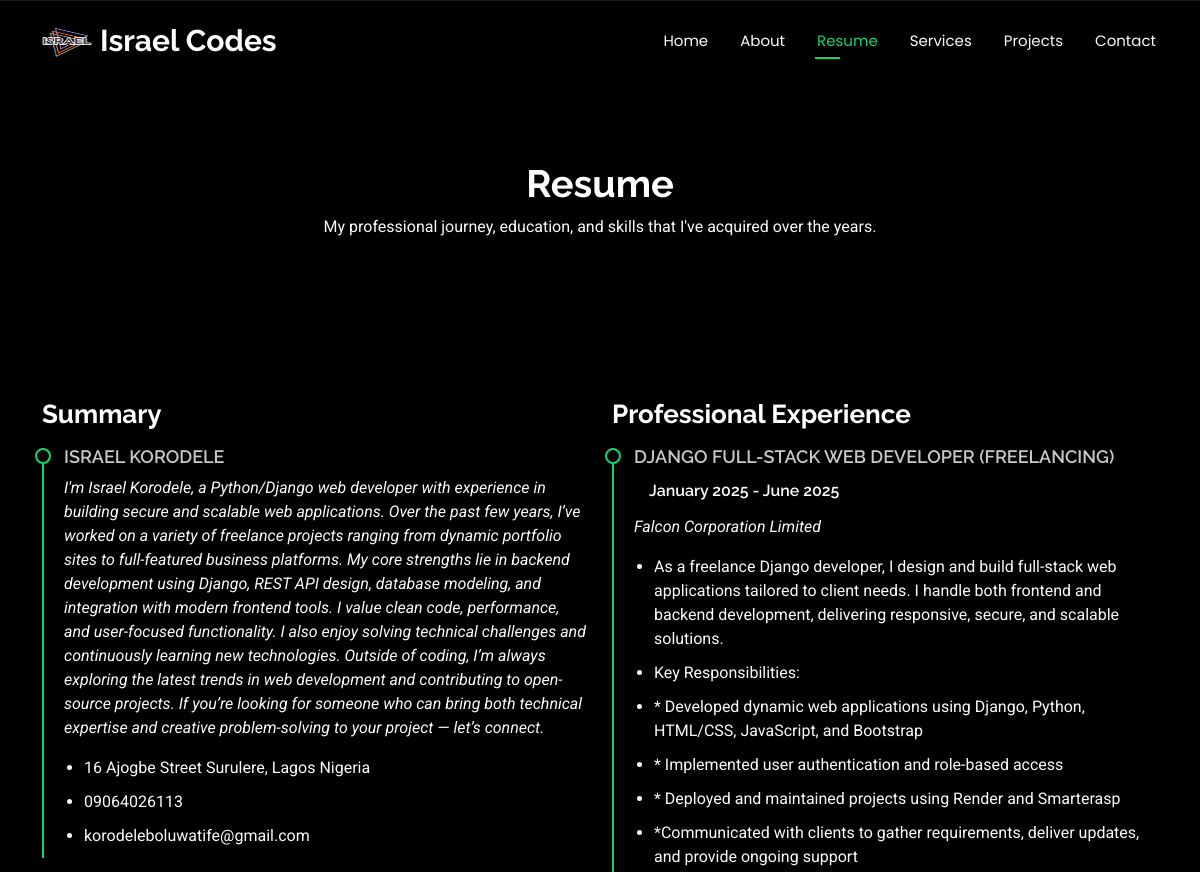
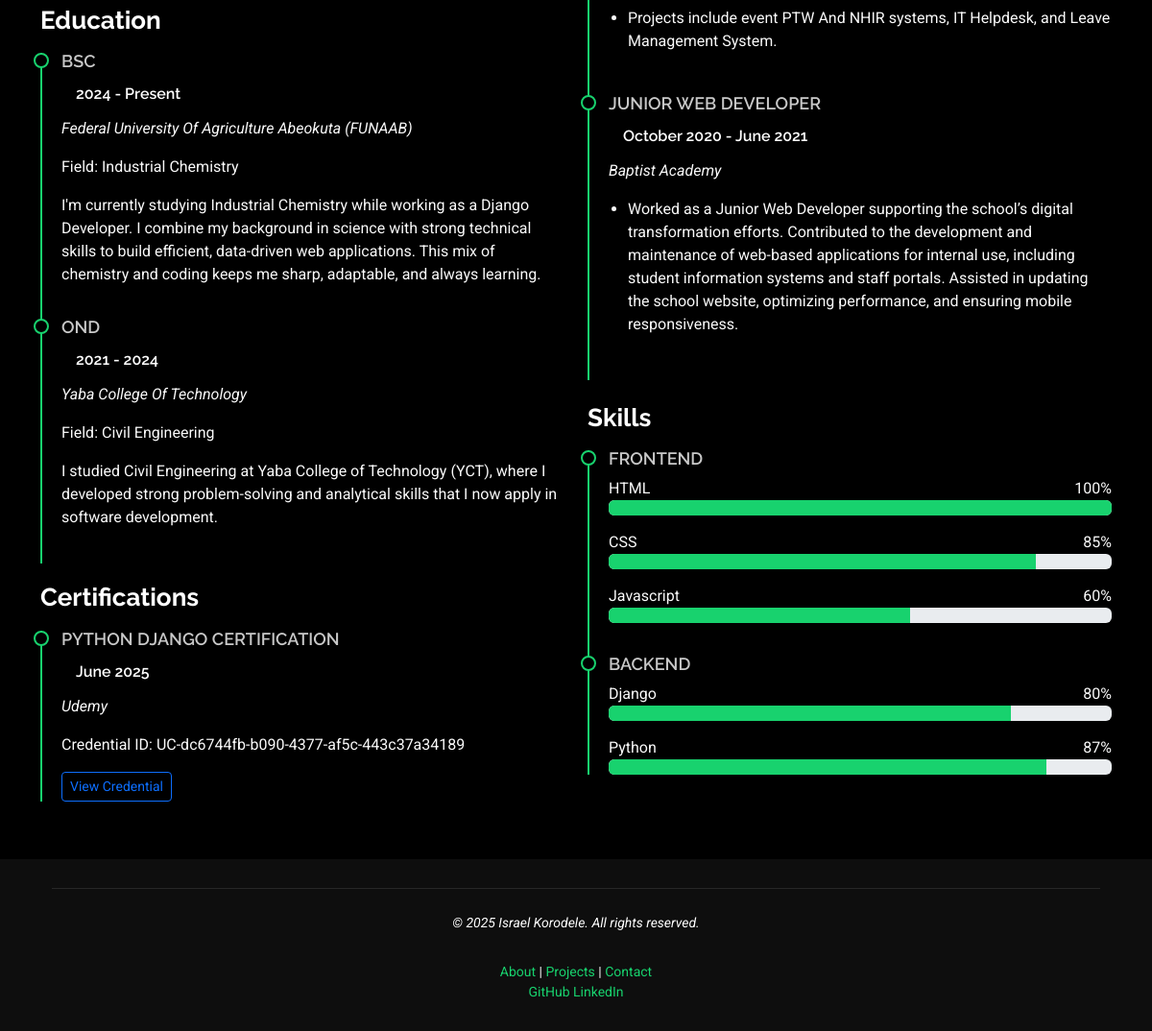
The page /resume/ on the database as committed earlier (2 pictures, top to bottom).
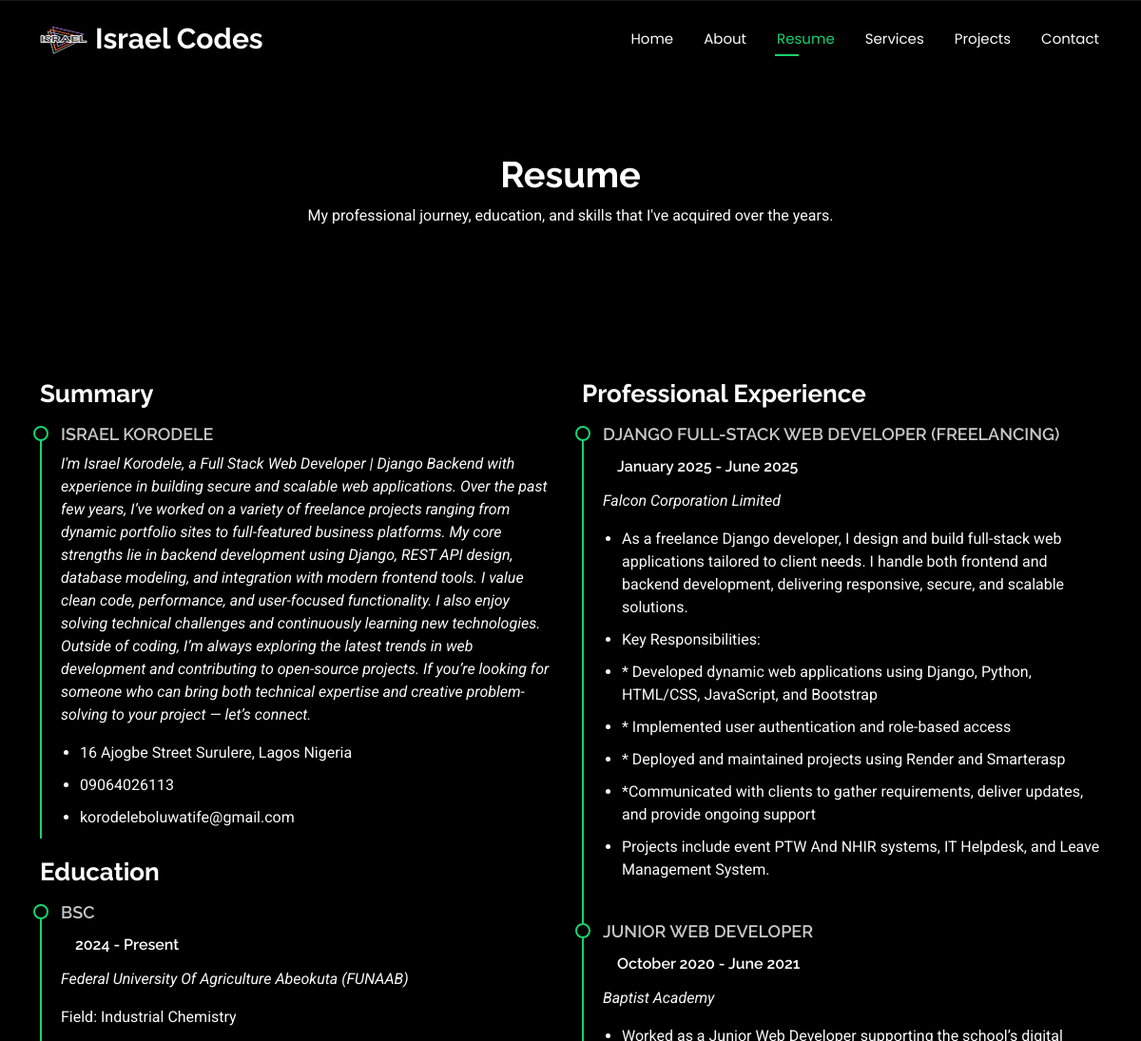
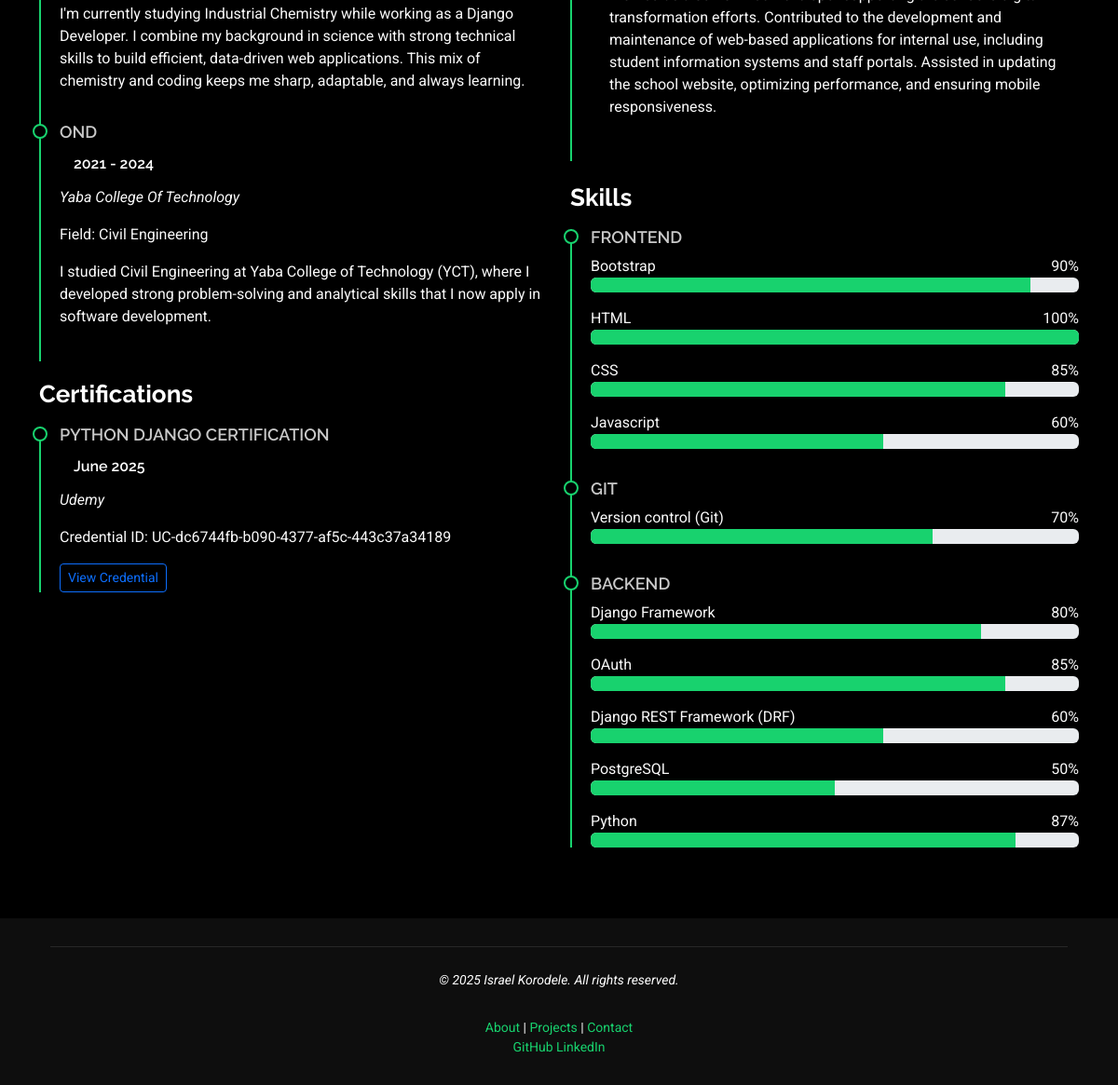
The same page on the database as committed later (2 pictures, top to bottom).
### resume/models.py (models this page shows, shortened)
class SiteConfiguration(models.Model):
    site_name = models.CharField(max_length=100, default="Israel's Portfolio")
    owner_name = models.CharField(max_length=100, default="Israel Korodele")
    bio = models.TextField(blank=True)
    email = models.EmailField()
    phone = models.CharField(max_length=20, blank=True)
    address = models.TextField(blank=True)
    github_url = models.URLField(blank=True)
    linkedin_url = models.URLField(blank=True)
    twitter_url = models.URLField(blank=True)
    instagram_url = models.URLField(blank=True)
    profile_image = CloudinaryField('image', blank=True, null=True)
    @classmethod
    def load(cls):
        try:
            return cls.objects.get()
        except cls.DoesNotExist:
            return cls()

class Education(models.Model):
    institution = models.CharField(max_length=100)
    degree = models.CharField(max_length=100)
    field_of_study = models.CharField(max_length=100)
    description = models.TextField(blank=True)
    start_date = models.DateField()
    end_date = models.DateField(null=True, blank=True)
    current = models.BooleanField(default=False)
    class Meta:
        ordering = ['-start_date']

class Certificate(models.Model):
    name = models.CharField(max_length=200)
    issuing_organization = models.CharField(max_length=100)
    issue_date = models.DateField()
    expiration_date = models.DateField(null=True, blank=True)
    credential_id = models.CharField(max_length=100, blank=True)
    credential_url = models.URLField(blank=True)
    class Meta:
        ordering = ['-issue_date']

class WorkExperience(models.Model):
    company = models.CharField(max_length=100)
    position = models.CharField(max_length=100)
    description = models.TextField(blank=True)
    start_date = models.DateField()
    end_date = models.DateField(null=True, blank=True)
    current = models.BooleanField(default=False)
    order = models.PositiveIntegerField(default=0)
    class Meta:
        ordering = ['-start_date', 'order']

class SkillCategory(models.Model):
    name = models.CharField(max_length=50)
    order = models.PositiveIntegerField(default=0)
    class Meta:
        verbose_name_plural = "Skill Categories"
        ordering = ['order']

class Skill(models.Model):
    name = models.CharField(max_length=50)
    category = models.ForeignKey(SkillCategory, on_delete=models.SET_NULL, null=True, blank=True)
    proficiency = models.PositiveIntegerField(default=50, help_text="Scale of 1-100")
    order = models.PositiveIntegerField(default=0)
    icon = models.CharField(max_length=50, blank=True, help_text="Font Awesome icon class")
    class Meta:
        ordering = ['order']

### resume/views.py (the view)
# urls.py: path('', include('resume.urls')),
def resume(request):
    context = {
        'config': SiteConfiguration.load(),
        'work_experiences': WorkExperience.objects.all(),
        'educations': Education.objects.all(),
        'certificates': Certificate.objects.all(),
        'skill_categories': SkillCategory.objects.prefetch_related('skill_set').all(),
    }
    return render(request, 'resume.html', context)

### resume/templates/resume.html (shortened to what this page needs)
{% extends 'main.html' %}
{% load static %}
{% block content %}
<main class="main">
    <div class="page-title" data-aos="fade">
      <div class="heading">
        <div class="container">
          <div class="row d-flex justify-content-center text-center">
            <div class="col-lg-8">
              <h1>Resume</h1>
              <p class="mb-0">My professional journey, education, and skills that I've acquired over the years.</p>
            </div>
          </div>
        </div>
      </div>
    </div>
    <section id="resume" class="resume section">
      <div class="container">
        <div class="row">
          <div class="col-lg-6" data-aos="fade-up" data-aos-delay="100">
            <h3 class="resume-title">Summary</h3>
            <div class="resume-item pb-0">
              <h4>{{ config.owner_name }}</h4>
              <p><em>{{ config.bio }}</em></p>
              <ul>
                {% if config.address %}<li>{{ config.address }}</li>{% endif %}
                {% if config.phone %}<li>{{ config.phone }}</li>{% endif %}
                <li>{{ config.email }}</li>
              </ul>
            </div>
            <h3 class="resume-title">Education</h3>
            {% for education in educations %}
            <div class="resume-item">
              <h4>{{ education.degree }}</h4>
              <h5>
                {{ education.start_date|date:"Y" }} -
                {% if education.current %}Present{% else %}{{ education.end_date|date:"Y" }}{% endif %}
              </h5>
              <p><em>{{ education.institution }}</em></p>
              {% if education.field_of_study %}<p>Field: {{ education.field_of_study }}</p>{% endif %}
              {% if education.description %}<p>{{ education.description }}</p>{% endif %}
            </div>
            {% endfor %}
            {% if certificates %}
            <h3 class="resume-title">Certifications</h3>
            {% for cert in certificates %}
            <div class="resume-item">
              <h4>{{ cert.name }}</h4>
              <h5>{{ cert.issue_date|date:"F Y" }}{% if cert.expiration_date %} - {{ cert.expiration_date|date:"F Y" }}{% endif %}</h5>
              <p><em>{{ cert.issuing_organization }}</em></p>
              {% if cert.credential_id %}<p>Credential ID: {{ cert.credential_id }}</p>{% endif %}
              {% if cert.credential_url %}
              <a href="{{ cert.credential_url }}" target="_blank" class="btn btn-sm btn-outline-primary">
                View Credential
              </a>
              {% endif %}
            </div>
            {% endfor %}
            {% endif %}
          </div>
          <div class="col-lg-6" data-aos="fade-up" data-aos-delay="200">
            <h3 class="resume-title">Professional Experience</h3>
            {% for experience in work_experiences %}
            <div class="resume-item">
              <h4>{{ experience.position }}</h4>
              <h5>
                {{ experience.start_date|date:"F Y" }} -
                {% if experience.current %}Present{% else %}{{ experience.end_date|date:"F Y" }}{% endif %}
              </h5>
              <p><em>{{ experience.company }}</em></p>
              {% if experience.description %}
              <ul>
                {% for item in experience.description.splitlines %}
                  {% if item.strip %}
                  <li>{{ item.strip }}</li>
                  {% endif %}
                {% endfor %}
              </ul>
              {% endif %}
            </div>
            {% endfor %}
            <h3 class="resume-title mt-4">Skills</h3>
            {% for category in skill_categories %}
            <div class="resume-item">
              <h4>{{ category.name }}</h4>
              <div class="skills-container">
                {% for skill in category.skill_set.all %}
                <div class="skill-item mb-3">
                  <div class="d-flex justify-content-between">
                    <span>{{ skill.name }}</span>
                    <span>{{ skill.proficiency }}%</span>
                  </div>
                  <div class="progress">
                    <div class="progress-bar" role="progressbar" style="width: {{ skill.proficiency }}%; background-color: #18d26e;"
                         aria-valuenow="{{ skill.proficiency }}" aria-valuemin="0" aria-valuemax="100"></div>
                  </div>
                </div>
                {% endfor %}
              </div>
            </div>
            {% endfor %}
          </div>
        </div>
      </div>
    </section>
</main>
{% endblock %}

### resume/templates/main.html (shortened to what this page needs)
{% load static %}
<!DOCTYPE html>
<html lang="en">
<head>
  <link href="{% static 'assets/vendor/bootstrap/css/bootstrap.min.css' %}" rel="stylesheet">
  <link href="{% static 'assets/vendor/bootstrap-icons/bootstrap-icons.css' %}" rel="stylesheet">
  <link href="{% static 'assets/vendor/aos/aos.css' %}" rel="stylesheet">
  <link href="{% static 'assets/vendor/swiper/swiper-bundle.min.css' %}" rel="stylesheet">
  <link href="{% static 'assets/vendor/glightbox/css/glightbox.min.css' %}" rel="stylesheet">
  <link href="{% static 'assets/css/main.css' %}" rel="stylesheet">
</head>
<body class="index-page">
  <header id="header" class="header d-flex align-items-center fixed-top">
    <div class="container-fluid container-xl position-relative d-flex align-items-center justify-content-between">
      <a href="{% url 'home' %}" class="logo d-flex align-items-center">
        <img src="{% static 'assets/img/favicon.png' %}" alt="" style="width: 50px;">
        <h1 class="sitename">Israel Codes</h1>
      </a>
      <nav id="navmenu" class="navmenu">
        <ul>
          <li><a href="{% url 'home' %}" class="{% if request.resolver_match.url_name == 'home' %}active{% endif %}">Home</a></li>
          <li><a href="{% url 'about' %}" class="{% if request.resolver_match.url_name == 'about' %}active{% endif %}">About</a></li>
          <li><a href="{% url 'resume' %}" class="{% if request.resolver_match.url_name == 'resume' %}active{% endif %}">Resume</a></li>
          <li><a href="{% url 'services' %}" class="{% if request.resolver_match.url_name == 'services' %}active{% endif %}">Services</a></li>
          <li><a href="{% url 'projects' %}" class="{% if request.resolver_match.url_name == 'projects' %}active{% endif %}">Projects</a></li>
          <li><a href="{% url 'contact' %}" class="{% if request.resolver_match.url_name == 'contact' %}active{% endif %}">Contact</a></li>
        </ul>
      </nav>
    </div>
  </header>
  {% block content%}
    {% endblock %}
  <footer id="footer" class="footer dark-background">
    <div class="container">
      <div class="container">
        <div class="copyright">
                <p>&copy; 2025 Israel Korodele. All rights reserved.</p>
                <nav>
                    <a href="{% url 'about' %}">About</a> |
                    <a href="{% url 'projects' %}">Projects</a> |
                    <a href="{% url 'contact' %}">Contact</a>
                </nav>
                <div class="social-icons">
                    <a href="{{ config.github_url }}" target="_blank">GitHub</a>
                    <a href="{{ config.linkedin_url }}" target="_blank">LinkedIn</a>
                </div>
        </div>
      </div>
    </div>
  </footer>
</body>
</html>

Rows that differ between the two databases and show on the page:
changed SiteConfiguration "ISRAEL KORODELE": bio "I'm Israel Korodele, a Python/Django web developer with experience in building…" → "I'm Israel Korodele, a Full Stack Web Developer | Django Backend with experience in building…"
added Skill: name "Bootstrap", proficiency "90", shown under SkillCategory "FRONTEND"
added SkillCategory: name "GIT"
added Skill: name "Version control (Git)", proficiency "70", shown under "GIT"
changed Skill: name "Django" → "Django Framework"
added Skill: name "OAuth", proficiency "85", shown under SkillCategory "BACKEND"
added Skill: name "Django REST Framework (DRF)", proficiency "60", shown under SkillCategory "BACKEND"
added Skill: name "PostgreSQL", proficiency "50", shown under SkillCategory "BACKEND"
